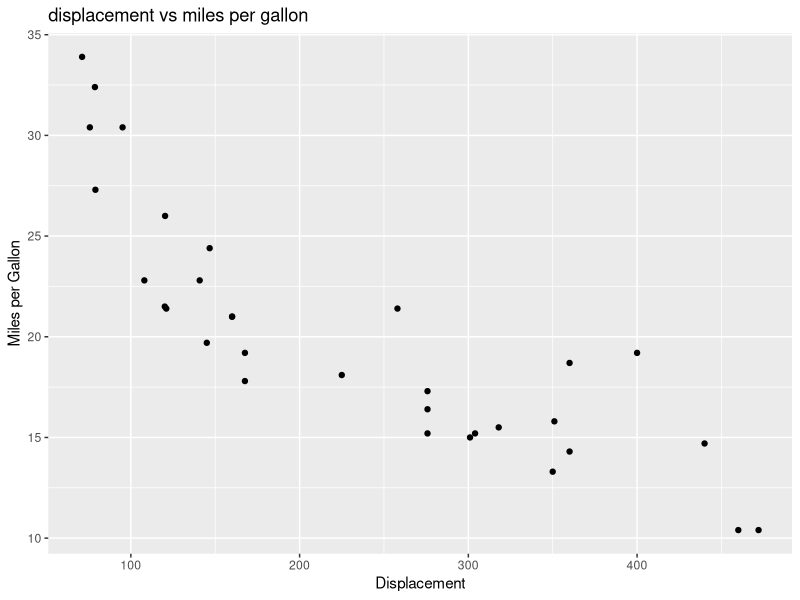
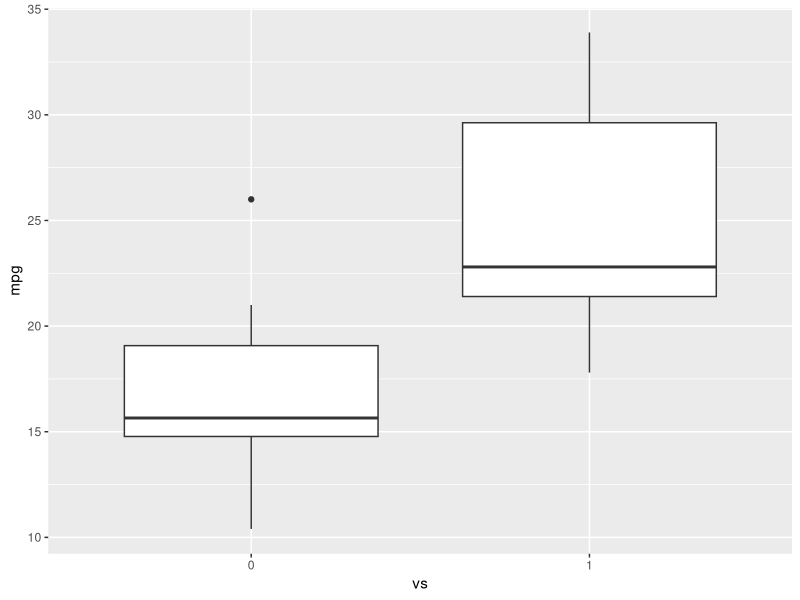
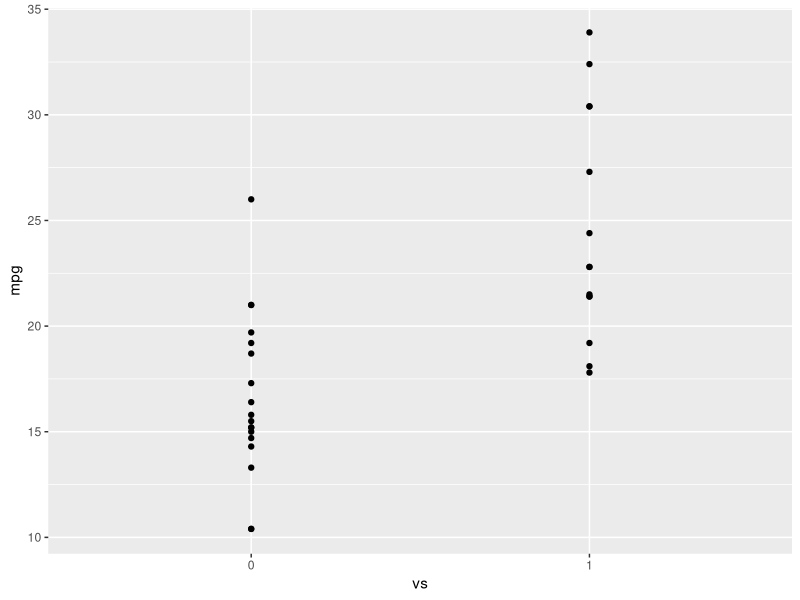
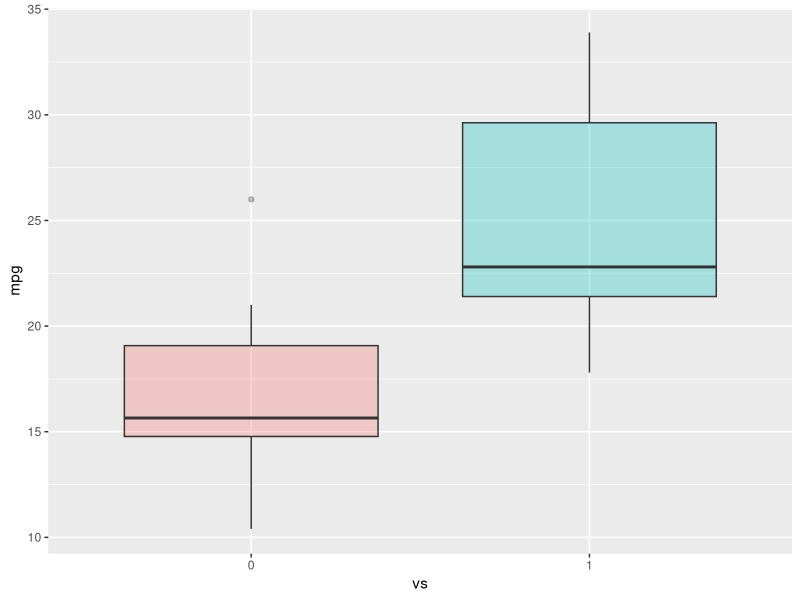
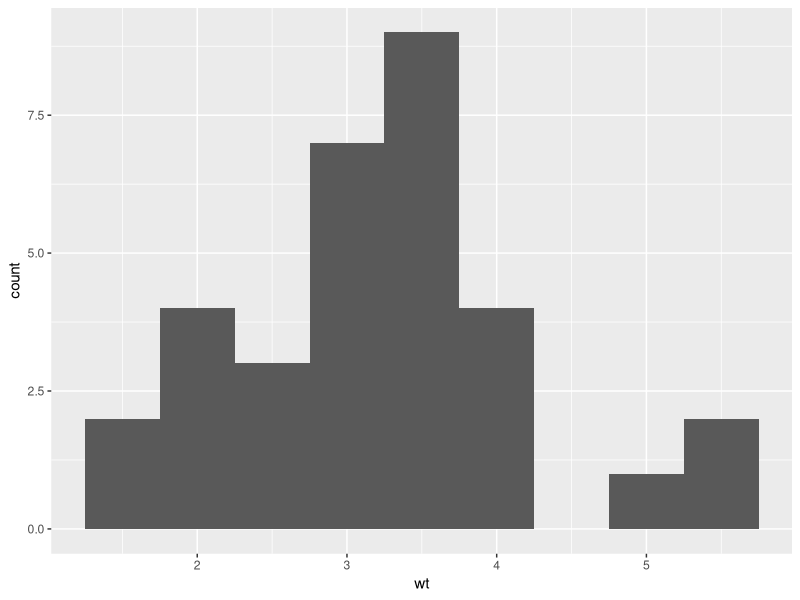
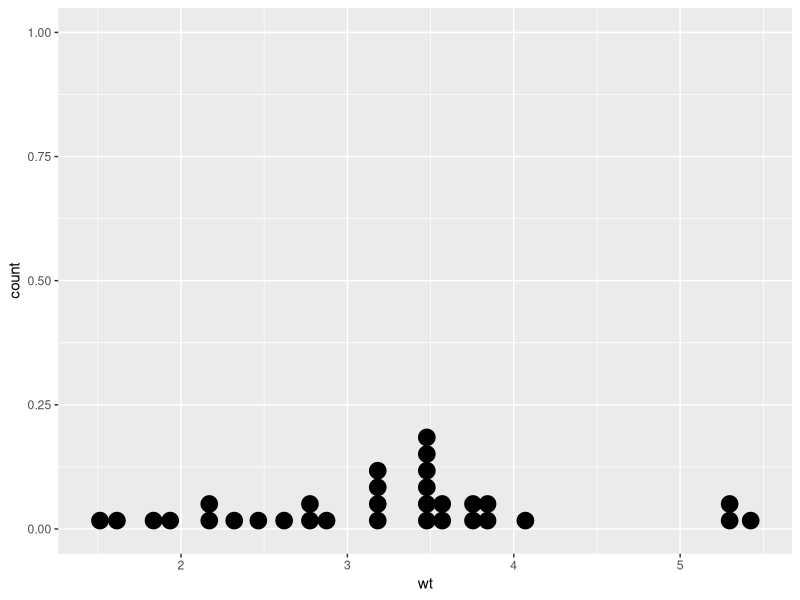

The R source for these figures, in order:
library (datasets)

data("mtcars")
head(mtcars,5)

install.packages("GGally", repos = "https://cran.r-project.org", type = "source") 
install.packages("ggplot2")
library(ggplot2)
ggplot(aes(x=disp,y=mpg,),data=mtcars)+geom_point()+ggtitle("displacement vs miles per gallon") + labs(x= "Displacement", y = "Miles per Gallon")

mtcars$vs <- as.factor(mtcars$vs)
mtcars$vs
ggplot(aes(x=vs, y=mpg), data=mtcars)+geom_boxplot()
ggplot(aes(x=vs, y=mpg), data=mtcars)+geom_point()

ggplot(aes(x=vs, y=mpg, fill = vs), data = mtcars) + geom_boxplot(alpha=0.3) + theme(legend.position="none") 

ggplot(aes(x=wt),data=mtcars) + geom_histogram(binwidth=0.5)
ggplot(aes(x=wt),data=mtcars) + geom_dotplot(binwidth = 1/10)